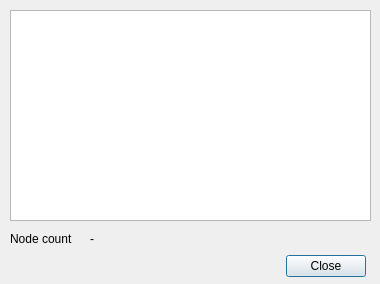
<?xml version="1.0" encoding="UTF-8"?>
<ui version="4.0">
 <class>CQDlgMotionPlanningJoints</class>
 <widget class="QDialog" name="CQDlgMotionPlanningJoints">
  <property name="geometry">
   <rect>
    <x>0</x>
    <y>0</y>
    <width>380</width>
    <height>284</height>
   </rect>
  </property>
  <property name="windowTitle">
   <string>Motion Planning Joint Parameters</string>
  </property>
  <property name="locale">
   <locale language="English" country="UnitedStates"/>
  </property>
  <widget class="QDialogButtonBox" name="qqClose">
   <property name="geometry">
    <rect>
     <x>15</x>
     <y>250</y>
     <width>351</width>
     <height>32</height>
    </rect>
   </property>
   <property name="standardButtons">
    <set>QDialogButtonBox::Close</set>
   </property>
  </widget>
  <widget class="QTableWidget" name="qqTable">
   <property name="geometry">
    <rect>
     <x>10</x>
     <y>10</y>
     <width>361</width>
     <height>211</height>
    </rect>
   </property>
   <attribute name="horizontalHeaderCascadingSectionResizes">
    <bool>true</bool>
   </attribute>
   <attribute name="horizontalHeaderHighlightSections">
    <bool>false</bool>
   </attribute>
   <attribute name="horizontalHeaderStretchLastSection">
    <bool>false</bool>
   </attribute>
   <attribute name="verticalHeaderDefaultSectionSize">
    <number>20</number>
   </attribute>
   <attribute name="verticalHeaderHighlightSections">
    <bool>false</bool>
   </attribute>
   <attribute name="verticalHeaderMinimumSectionSize">
    <number>20</number>
   </attribute>
  </widget>
  <widget class="QLabel" name="label_11">
   <property name="geometry">
    <rect>
     <x>10</x>
     <y>230</y>
     <width>71</width>
     <height>18</height>
    </rect>
   </property>
   <property name="text">
    <string>Node count</string>
   </property>
  </widget>
  <widget class="QLabel" name="qqNodeCnt">
   <property name="geometry">
    <rect>
     <x>90</x>
     <y>230</y>
     <width>71</width>
     <height>18</height>
    </rect>
   </property>
   <property name="text">
    <string>-</string>
   </property>
  </widget>
 </widget>
 <tabstops>
  <tabstop>qqClose</tabstop>
 </tabstops>
 <resources/>
 <connections/>
</ui>
